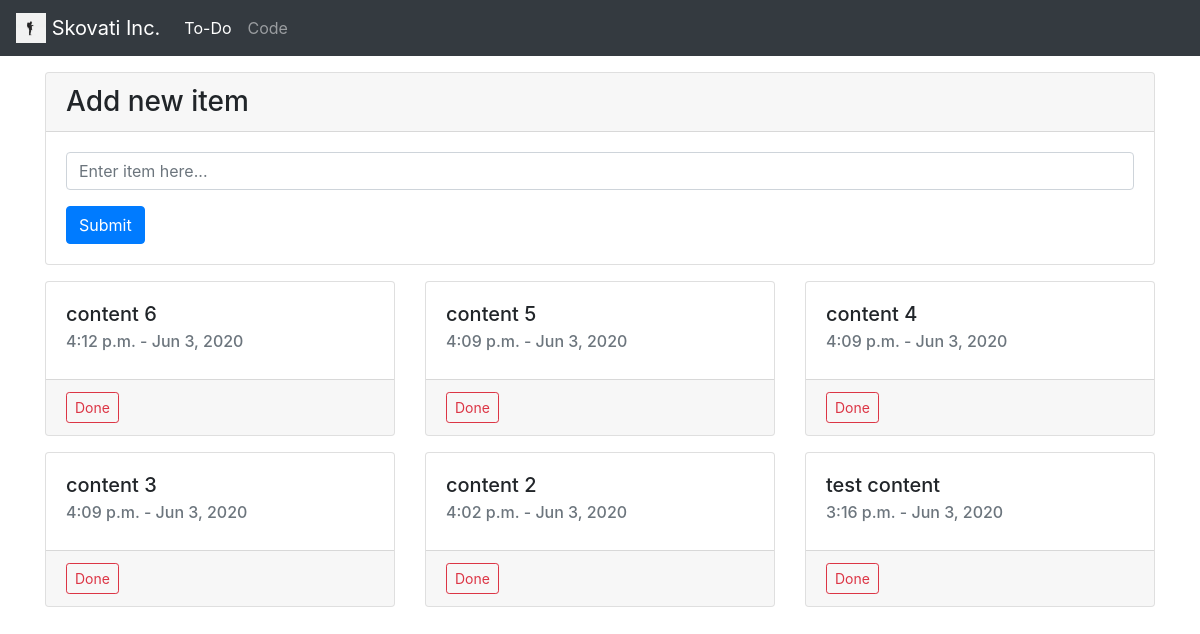
The app's page /, older data.
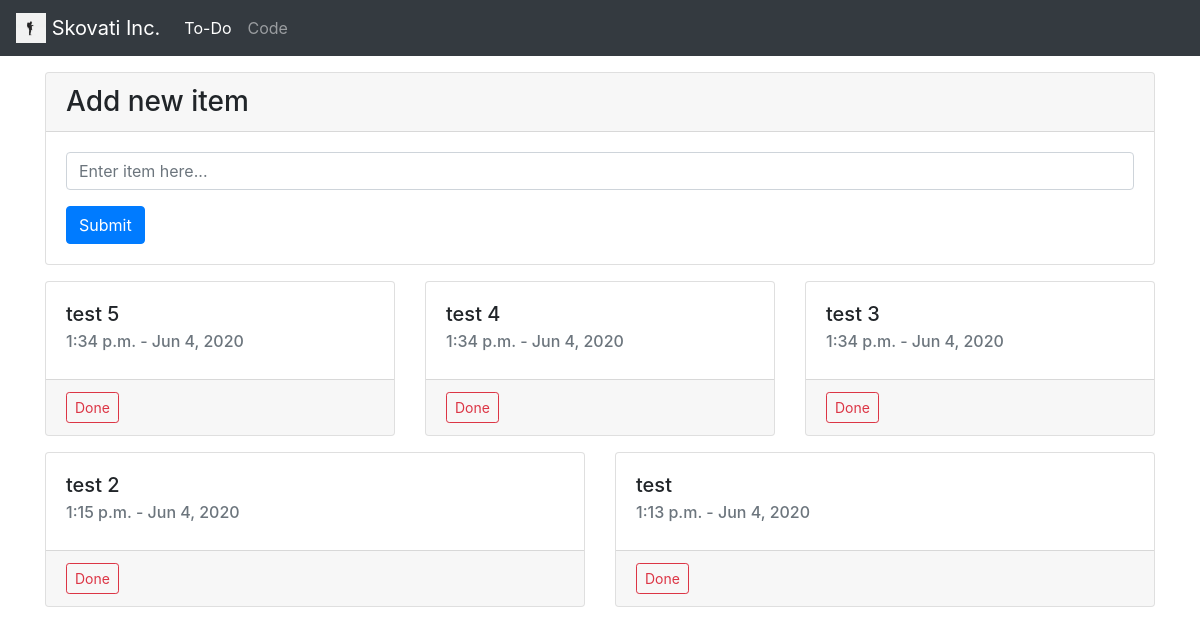
The same page, newer data.
### todo/models.py (models this page shows, shortened)
class Item(models.Model):
    content = models.CharField(max_length=50)
    date = models.DateTimeField(default=timezone.now)

### todo/views.py (the view)
# urls.py: path('', ItemListView.as_view(), name='todo-home'),
class ItemListView(ListView):
    model = Item
    template_name = "todo/list.html"
    context_object_name = "items"
    ordering = ["-date"]

### todo/templates/todo/list.html
{% extends "todo/base.html" %}
{% block content %}
<div class="container pt-3">
<div class="card">
  <h3 class="card-header">Add new item</h3>
  <div class="card-body">
    <form class="form" action="save_item" method="POST" >
      <div class="form-group">
        <input type="text" class="form-control" name = "content" placeholder="Enter item here...">
      </div>
      <button type="submit" class="btn btn-primary">Submit</button>
    </form>
  </div>
</div>
</div>
<div class="container mt-3">
  <div class="card-deck">
  {% for item in items %}
    <div class="card mb-3" style="min-width: 18rem;">
      <div class="card-body">
        <h5 class="card-title">{{ item.content }}</h5>
        <h6 class="card-subtitle mb-2 text-muted">{{ item.date|date:"P - M j, Y" }}</h6>
      </div>
      <div class="card-footer">
        <form action="delete_item/{{ item.id }}" method="POST">
        <button type="submit" class="btn btn-outline-danger btn-sm">Done</button>
        </form>
      </div>
    </div>
  {% endfor %}
  </div>
</div>
{% endblock content %}

### todo/templates/todo/base.html (shortened to what this page needs)
{% load static %}
<!DOCTYPE html>
<html>
	<head>
		<link rel="stylesheet" href="https://maxcdn.bootstrapcdn.com/bootstrap/4.0.0/css/bootstrap.min.css">
	</head>
	<body>
		<header>
			<nav class="navbar navbar-expand-sm navbar-dark bg-dark">
				<a class="navbar-brand" href="https://www.skovati.com/">
			    <img src="{% static 'todo/skovati.jpg' %}" alt="image" width="30" height="30" class="d-inline-block align-top" alt="">
			    Skovati Inc.
			  </a>
			  <div class="collapse navbar-collapse" id="navbarSupportedContent">
			    <ul class="navbar-nav mr-auto">
			      <li class="nav-item active">
			        <a class="nav-link" href="/">To-Do <span class="sr-only">(current)</span></a>
			      </li>
			      <li class="nav-item">
			        <a class="nav-link" href="https://git.skovati.com/skovati/django-todo">Code</a>
			      </li>
			    </ul>
			  </div>
			</nav>
		</header>
		{% block content %}{% endblock %}
	</body>
</html>

Row changes from the older to the newer data that the page shows:
removed Item: content "content 6", date "4:12 p.m. - Jun 3, 2020"
removed Item: content "content 5", date "4:09 p.m. - Jun 3, 2020"
removed Item: content "content 4", date "4:09 p.m. - Jun 3, 2020"
removed Item: content "content 3", date "4:09 p.m. - Jun 3, 2020"
removed Item: content "content 2", date "4:02 p.m. - Jun 3, 2020"
removed Item: content "test content", date "3:16 p.m. - Jun 3, 2020"
added Item: content "test 5", date "1:34 p.m. - Jun 4, 2020"
added Item: content "test 4", date "1:34 p.m. - Jun 4, 2020"
added Item: content "test 3", date "1:34 p.m. - Jun 4, 2020"
added Item: content "test 2", date "1:15 p.m. - Jun 4, 2020"
added Item: content "test", date "1:13 p.m. - Jun 4, 2020"
